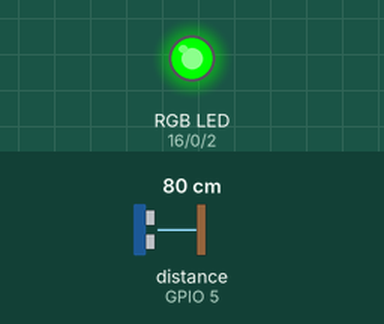
The sketch below on a simulated ESP8266 (NodeMCU). Shown: an RGB LED mixed from three pins (HIGH = lit). The test bench sets the inputs (shaded band); at power-on: distance to the obstacle (sensor on GPIO 5) 80 cm. WiFi joins after 1.5 s; servers stay silent unless stated; what the sketch prints to the serial monitor is not drawn.

Above: at 3.0 s.
3.1 s: distance to the obstacle (sensor on GPIO 5) set to 11 cm
5.0 s: distance to the obstacle (sensor on GPIO 5) set to 8 cm
At 6.3 s:
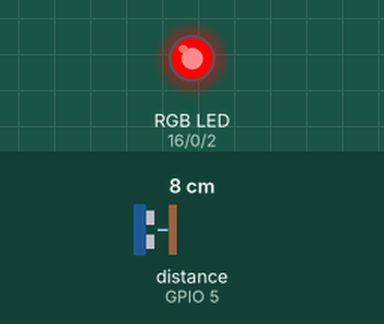
7.3 s: distance to the obstacle (sensor on GPIO 5) set to 18 cm
At 9.0 s:
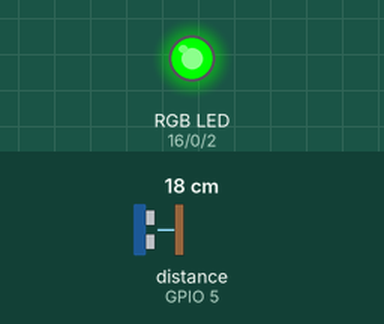
9.3 s: distance to the obstacle (sensor on GPIO 5) set to 2 cm
At 10.8 s:
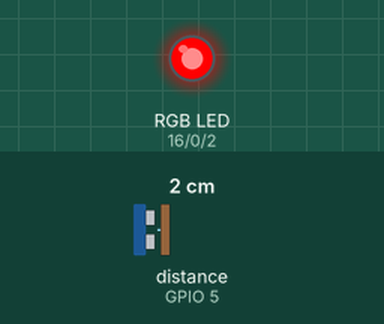
Timing chart, 0 to 12.3 s (numbered marks = the images above; inputs shaded):
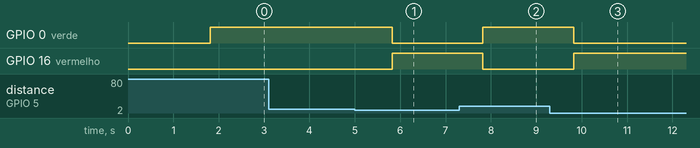

Measured:
- the behaviour switches between 10 and 9 cm on distance to the obstacle (sensor on GPIO 5) (found by bisection; images 0 and 1)
- after the input at 3.1 s, every drawn part: stays the same
- after the input at 5.0 s, GPIO 0 (verde): HIGH → LOW after 0.82 s; GPIO 16 (vermelho): LOW → HIGH after 0.82 s
- after the input at 7.3 s, GPIO 0 (verde): LOW → HIGH after 0.52 s; GPIO 16 (vermelho): HIGH → LOW after 0.52 s
- after the input at 9.3 s, GPIO 0 (verde): HIGH → LOW after 0.53 s; GPIO 16 (vermelho): LOW → HIGH after 0.53 s

The sketch:

codULTRASONICO.ino
```cpp
#include <ESP8266WiFi.h>
#include "Ultrasonic.h"
#include <BlynkSimpleEsp8266.h>

#define BLYNK_GREEN     "#23C48E"
#define BLYNK_RED       "#D3435C"
#define azul 2
#define verde 0
#define vermelho 16

//Parâmetros de conexão da rede WiFi
//const char* ssid = "SSID_da_Rede";
//const char* password = "Senha_da_Rede";

const char* ssid = "iTiN";
const char* password = "fernandoclothingco";
//Token de conexão do Blynkk
char auth[] = "8820bf40ce4b45bfa9bd0ede65e9fd23";
//Declaração da variável Cliente.
WiFiClient client;

//Endereço do Host e Porta.
//const char* host = "Endereço_do_Host";
//const uint16_t port = "Numero_da_Porta";

const char* host = "192.168.43.235";
const uint16_t port = 80;

//Inicialização do tipo WidgetLed no pino Virtual V1 (Blynk).
WidgetLED vaga(V1);

//Inicializando Variável de tempo do Blynk.
BlynkTimer timer;

void setup() {

//Realizando configuração de pinagem.

  pinMode(azul, OUTPUT);
  pinMode(verde, OUTPUT);
  pinMode(vermelho, OUTPUT);
  digitalWrite(azul, LOW);
  Serial.begin(115200);

//Iniciando conexão WiFi.

  Serial.println();
  Serial.println();
  Serial.print("Conectando a ");
  Serial.println(ssid);
  WiFi.mode(WIFI_STA);
  WiFi.begin(ssid, password);
  while (WiFi.status() != WL_CONNECTED) {
    delay(500);
    Serial.print(".");
  }
  Serial.println();
  Serial.println("Conectado!");

//Conexão Blynk

  Blynk.begin(auth, ssid, password);

//Ligando Luz virtual em Blynk.

  vaga.on();
}

//Função binária sobre a distancia do veículo.
int sensorU() {
//Inicializa a variável do tipo Ultrasonic.
  Ultrasonic ultrasonic(4, 5);
  Serial.print("Distância: ");
//Pegando o valor e convertendo para Centimetro.
  float distancia = ultrasonic.Ranging(CM);
  Serial.print(distancia);
  Serial.println("cm");
  if (distancia < 10) {
    return 0;
  } else {
    return 1;
  }
}

//Função para configurar a cor Vermelha no Led RGB.
void vermelhoFuncao() {
  digitalWrite(verde, LOW);
  digitalWrite(vermelho, HIGH);
}
//Função para configurar a cor Verde no Led RGB.
void verdeFuncao() {
  digitalWrite(verde, HIGH);
  digitalWrite(vermelho, LOW);
}

void loop()
{
  Blynk.run();
  timer.run();
  if (sensorU() == 0) {
    vermelhoFuncao();
//    Configura a cor do Led virtal no Blynk.
    Blynk.setProperty(V1, "color", BLYNK_RED);
  }
  else {
    verdeFuncao();
//    Configura a cor do Led virtal no Blynk.
    Blynk.setProperty(V1, "color", BLYNK_GREEN);
  }
  delay(1000);
}
```
